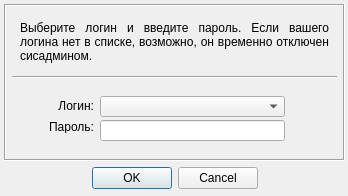
<?xml version="1.0" encoding="UTF-8"?>
<ui version="4.0">
 <class>dialogLogIn</class>
 <widget class="QDialog" name="dialogLogIn">
  <property name="geometry">
   <rect>
    <x>0</x>
    <y>0</y>
    <width>348</width>
    <height>196</height>
   </rect>
  </property>
  <property name="windowTitle">
   <string>Новая смена</string>
  </property>
  <property name="modal">
   <bool>true</bool>
  </property>
  <widget class="QDialogButtonBox" name="buttonBox">
   <property name="geometry">
    <rect>
     <x>4</x>
     <y>162</y>
     <width>341</width>
     <height>32</height>
    </rect>
   </property>
   <property name="orientation">
    <enum>Qt::Horizontal</enum>
   </property>
   <property name="standardButtons">
    <set>QDialogButtonBox::Cancel|QDialogButtonBox::Ok</set>
   </property>
   <property name="centerButtons">
    <bool>true</bool>
   </property>
  </widget>
  <widget class="QFrame" name="frame">
   <property name="geometry">
    <rect>
     <x>4</x>
     <y>4</y>
     <width>341</width>
     <height>157</height>
    </rect>
   </property>
   <property name="frameShape">
    <enum>QFrame::Box</enum>
   </property>
   <property name="frameShadow">
    <enum>QFrame::Sunken</enum>
   </property>
   <widget class="QLabel" name="label">
    <property name="geometry">
     <rect>
      <x>16</x>
      <y>14</y>
      <width>309</width>
      <height>47</height>
     </rect>
    </property>
    <property name="text">
     <string>Выберите логин и введите пароль. Если вашего логина нет в списке, возможно, он временно отключен сисадмином.</string>
    </property>
    <property name="alignment">
     <set>Qt::AlignJustify|Qt::AlignVCenter</set>
    </property>
    <property name="wordWrap">
     <bool>true</bool>
    </property>
   </widget>
   <widget class="Line" name="line">
    <property name="geometry">
     <rect>
      <x>8</x>
      <y>72</y>
      <width>325</width>
      <height>3</height>
     </rect>
    </property>
    <property name="orientation">
     <enum>Qt::Horizontal</enum>
    </property>
   </widget>
   <widget class="QLabel" name="label_2">
    <property name="geometry">
     <rect>
      <x>39</x>
      <y>92</y>
      <width>51</width>
      <height>20</height>
     </rect>
    </property>
    <property name="text">
     <string>Логин:</string>
    </property>
    <property name="alignment">
     <set>Qt::AlignRight|Qt::AlignTrailing|Qt::AlignVCenter</set>
    </property>
   </widget>
   <widget class="QLabel" name="labelPassword">
    <property name="geometry">
     <rect>
      <x>39</x>
      <y>116</y>
      <width>51</width>
      <height>13</height>
     </rect>
    </property>
    <property name="text">
     <string>Пароль:</string>
    </property>
    <property name="alignment">
     <set>Qt::AlignRight|Qt::AlignTrailing|Qt::AlignVCenter</set>
    </property>
   </widget>
   <widget class="QComboBox" name="comboBoxLogin">
    <property name="geometry">
     <rect>
      <x>96</x>
      <y>92</y>
      <width>185</width>
      <height>21</height>
     </rect>
    </property>
   </widget>
   <widget class="QLineEdit" name="lineEditPassword">
    <property name="geometry">
     <rect>
      <x>96</x>
      <y>116</y>
      <width>185</width>
      <height>21</height>
     </rect>
    </property>
    <property name="echoMode">
     <enum>QLineEdit::Password</enum>
    </property>
   </widget>
  </widget>
 </widget>
 <resources/>
 <connections>
  <connection>
   <sender>buttonBox</sender>
   <signal>accepted()</signal>
   <receiver>dialogLogIn</receiver>
   <slot>accept()</slot>
   <hints>
    <hint type="sourcelabel">
     <x>248</x>
     <y>254</y>
    </hint>
    <hint type="destinationlabel">
     <x>157</x>
     <y>274</y>
    </hint>
   </hints>
  </connection>
  <connection>
   <sender>buttonBox</sender>
   <signal>rejected()</signal>
   <receiver>dialogLogIn</receiver>
   <slot>reject()</slot>
   <hints>
    <hint type="sourcelabel">
     <x>316</x>
     <y>260</y>
    </hint>
    <hint type="destinationlabel">
     <x>286</x>
     <y>274</y>
    </hint>
   </hints>
  </connection>
 </connections>
</ui>
